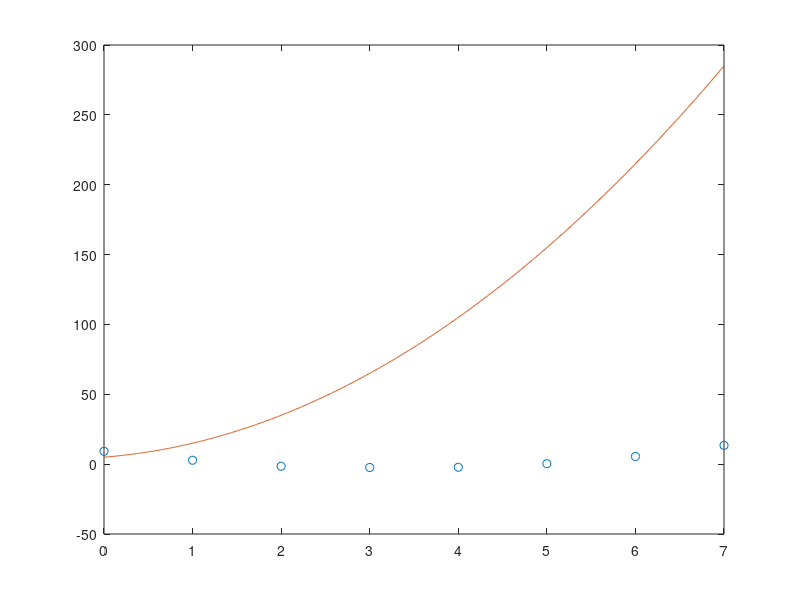

Write MATLAB code to recreate this figure.
% Polinômio 2
t = 0:7;
t = t';
b = [9.2; 2.8; -1.5; -2.4; -2.2; 0.3; 5.5; 13.4];
x = [0, 0, 0];
x(1) = input("");
x(2) = input("");
x(3) = input("");

tt = 0:.01:7;
p1 = x(1) + x(2)*tt + x(3)*tt.^2;
plot(t, b, "o", tt, p1);
